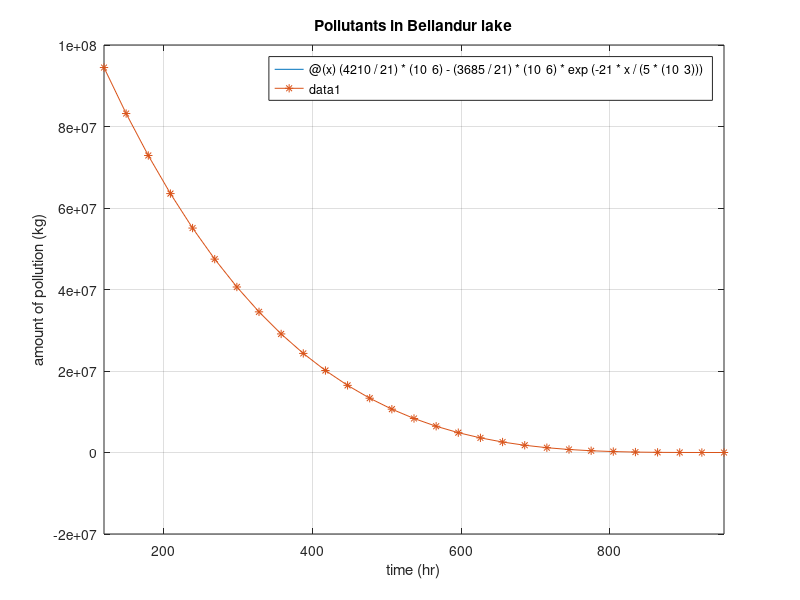

Write the MATLAB code that produced this figure.
Q1 = @(x) (4210/21)*(10^6) - (3685/21)*(10^6)*exp(-21*x/(5*(10^3)));
Q2 = @(x) 1.068798997*10^(-5)*(5720-6*x)^(21/6)
fplot(Q1, [0, 120], '-');
hold on;
fplot(Q2, [120,953.34], '-*');
grid on;
%xlabel('Time in hours $\rightarrow$', 'Interpreter', 'latex');
%ylabel('Amount of Pollutants in kg $\rightarrow$', 'Interpreter', 'latex');
%title('Pollutants in Bellandur Lake $ $', 'Interpreter', 'latex');
%legend(func2str(Q1), func2str(Q2));
%legend({'0 $\leq$ t $\leq$ 120','120 $\leq$ t $\leq$ 953.34'},'Interpreter', 'latex');
xlabel('time (hr)');
ylabel('amount of pollution (kg)');
title('Pollutants in Bellandur lake');